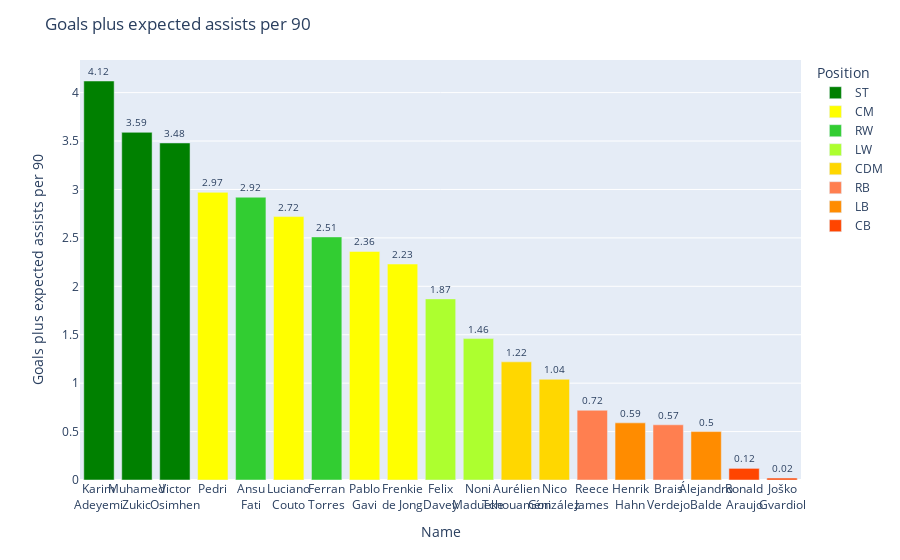

Notebook cell for this chart:
### Code cell
bar_plot('Goals+xAp90')

### Figure 1 — Plotly figure (JSON) as saved in the notebook; plotly's stock layout.template omitted (floating-point values rounded to 4 significant figures)
{"data": [{"alignmentgroup": "True", "cliponaxis": false, "customdata": [[862], [338], [1445]], "hovertemplate": "Position=ST<br>Name=%{x}<br>Goals plus expected assists per 90=%{y}<br>MinutesPlayed=%{customdata[0]}<extra></extra>", "legendgroup": "ST", "marker": {"color": "green", "pattern": {"shape": ""}}, "name": "ST", "offsetgroup": "ST", "orientation": "v", "showlegend": true, "textfont": {"size": 10}, "textposition": "outside", "texttemplate": "%{y}", "type": "bar", "x": ["Karim<br>Adeyemi", "Muhamed<br>Zukic", "Victor<br>Osimhen"], "xaxis": "x", "y": [4.12, 3.59, 3.48], "yaxis": "y"}, {"alignmentgroup": "True", "cliponaxis": false, "customdata": [[1310], [706], [1054], [1497]], "hovertemplate": "Position=CM<br>Name=%{x}<br>Goals plus expected assists per 90=%{y}<br>MinutesPlayed=%{customdata[0]}<extra></extra>", "legendgroup": "CM", "marker": {"color": "yellow", "pattern": {"shape": ""}}, "name": "CM", "offsetgroup": "CM", "orientation": "v", "showlegend": true, "textfont": {"size": 10}, "textposition": "outside", "texttemplate": "%{y}", "type": "bar", "x": ["Pedri", "Luciano<br>Couto", "Pablo<br>Gavi", "Frenkie<br>de Jong"], "xaxis": "x", "y": [2.97, 2.72, 2.36, 2.23], "yaxis": "y"}, {"alignmentgroup": "True", "cliponaxis": false, "customdata": [[1193], [1088]], "hovertemplate": "Position=RW<br>Name=%{x}<br>Goals plus expected assists per 90=%{y}<br>MinutesPlayed=%{customdata[0]}<extra></extra>", "legendgroup": "RW", "marker": {"color": "limegreen", "pattern": {"shape": ""}}, "name": "RW", "offsetgroup": "RW", "orientation": "v", "showlegend": true, "textfont": {"size": 10}, "textposition": "outside", "texttemplate": "%{y}", "type": "bar", "x": ["Ansu<br>Fati", "Ferran<br>Torres"], "xaxis": "x", "y": [2.92, 2.51], "yaxis": "y"}, {"alignmentgroup": "True", "cliponaxis": false, "customdata": [[967], [1017]], "hovertemplate": "Position=LW<br>Name=%{x}<br>Goals plus expected assists per 90=%{y}<br>MinutesPlayed=%{customdata[0]}<extra></extra>", "legendgroup": "LW", "marker": {"color": "greenyellow", "pattern": {"shape": ""}}, "name": "LW", "offsetgroup": "LW", "orientation": "v", "showlegend": true, "textfont": {"size": 10}, "textposition": "outside", "texttemplate": "%{y}", "type": "bar", "x": ["Felix<br>Davey", "Noni<br>Madueke"], "xaxis": "x", "y": [1.87, 1.46], "yaxis": "y"}, {"alignmentgroup": "True", "cliponaxis": false, "customdata": [[1227], [1086]], "hovertemplate": "Position=CDM<br>Name=%{x}<br>Goals plus expected assists per 90=%{y}<br>MinutesPlayed=%{customdata[0]}<extra></extra>", "legendgroup": "CDM", "marker": {"color": "gold", "pattern": {"shape": ""}}, "name": "CDM", "offsetgroup": "CDM", "orientation": "v", "showlegend": true, "textfont": {"size": 10}, "textposition": "outside", "texttemplate": "%{y}", "type": "bar", "x": ["Aurélien<br>Tchouaméni", "Nico<br>González"], "xaxis": "x", "y": [1.22, 1.04], "yaxis": "y"}, {"alignmentgroup": "True", "cliponaxis": false, "customdata": [[1425], [893]], "hovertemplate": "Position=RB<br>Name=%{x}<br>Goals plus expected assists per 90=%{y}<br>MinutesPlayed=%{customdata[0]}<extra></extra>", "legendgroup": "RB", "marker": {"color": "coral", "pattern": {"shape": ""}}, "name": "RB", "offsetgroup": "RB", "orientation": "v", "showlegend": true, "textfont": {"size": 10}, "textposition": "outside", "texttemplate": "%{y}", "type": "bar", "x": ["Reece<br>James", "Brais<br>Verdejo"], "xaxis": "x", "y": [0.72, 0.57], "yaxis": "y"}, {"alignmentgroup": "True", "cliponaxis": false, "customdata": [[1010], [1188]], "hovertemplate": "Position=LB<br>Name=%{x}<br>Goals plus expected assists per 90=%{y}<br>MinutesPlayed=%{customdata[0]}<extra></extra>", "legendgroup": "LB", "marker": {"color": "darkorange", "pattern": {"shape": ""}}, "name": "LB", "offsetgroup": "LB", "orientation": "v", "showlegend": true, "textfont": {"size": 10}, "textposition": "outside", "texttemplate": "%{y}", "type": "bar", "x": ["Henrik<br>Hahn", "Álejandro<br>Balde"], "xaxis": "x", "y": [0.59, 0.5], "yaxis": "y"}, {"alignmentgroup": "True", "cliponaxis": false, "customdata": [[2028], [1760]], "hovertemplate": "Position=CB<br>Name=%{x}<br>Goals plus expected assists per 90=%{y}<br>MinutesPlayed=%{customdata[0]}<extra></extra>", "legendgroup": "CB", "marker": {"color": "orangered", "pattern": {"shape": ""}}, "name": "CB", "offsetgroup": "CB", "orientation": "v", "showlegend": true, "textfont": {"size": 10}, "textposition": "outside", "texttemplate": "%{y}", "type": "bar", "x": ["Ronald<br>Araujo", "Joško<br>Gvardiol"], "xaxis": "x", "y": [0.12, 0.02], "yaxis": "y"}], "layout": {"barmode": "relative", "legend": {"title": {"text": "Position"}, "tracegroupgap": 0}, "margin": {"t": 60}, "title": {"text": "Goals plus expected assists per 90"}, "xaxis": {"anchor": "y", "categoryorder": "min descending", "domain": [0, 1], "tickangle": 0, "title": {"text": "Name"}}, "yaxis": {"anchor": "x", "domain": [0, 1], "title": {"text": "Goals plus expected assists per 90"}}}}
